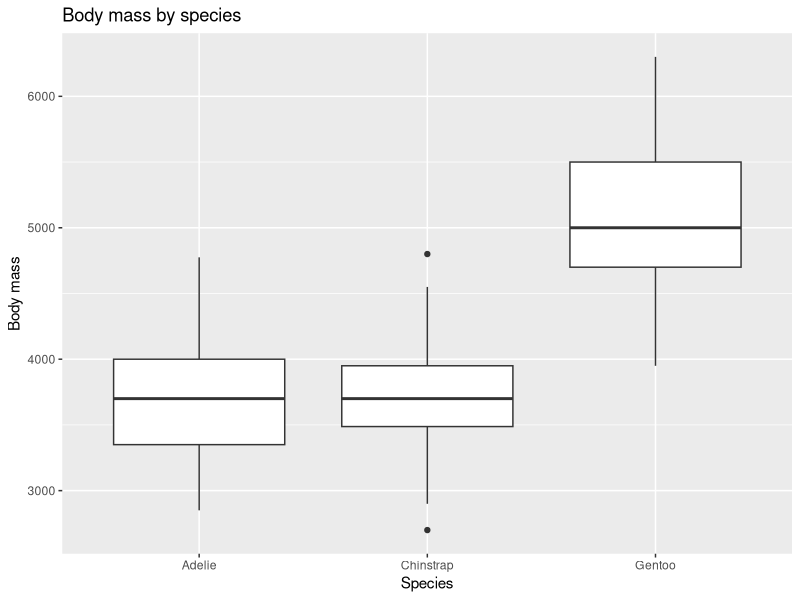

Source code (R):
## ---- chunk 1
library(tidyverse)
library(palmerpenguins)
## ---- chunk 2
summary(penguins)
## ---- chunk 3
penguins |>
  ggplot(mapping = aes(x = species, y = body_mass_g)) +
  geom_boxplot() +
  labs(
    title = "Body mass by species",
    x = "Species",
    y = "Body mass"
  )
